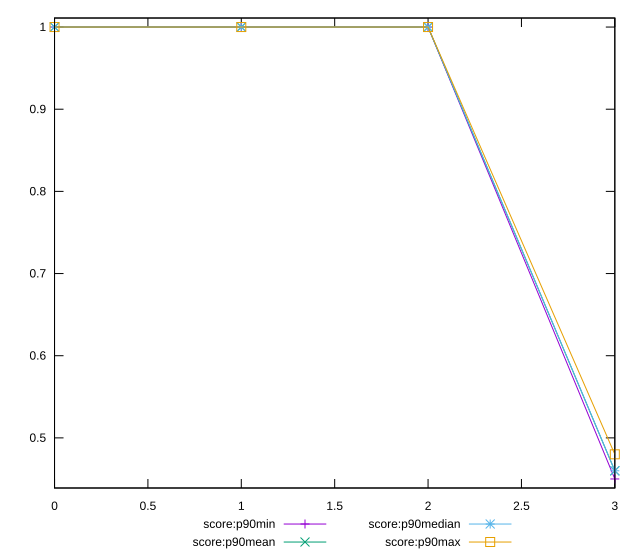

gnuplot code for this plot:
reset

$scoreP90Min <<EOF
0 1
1 1
2 1
3 0.45
EOF

$scoreP90Mean <<EOF
0 1
1 1
2 1
3 0.4598936170212768
EOF

$scoreP90Median <<EOF
0 1
1 1
2 1
3 0.46
EOF

$scoreP90Max <<EOF
0 1
1 1
2 1
3 0.48
EOF

set key outside below
set xrange [0:3]
set yrange [0.439:1.011]
set trange [0.439:1.011]
set terminal svg size 640, 560 enhanced background rgb 'white'
set output "reports/report_00032_2021-02-25T10-28-15.087Z/first-cpu-idle/progression/score.svg"

plot $scoreP90Min title "score:p90min" with linespoints, \
     $scoreP90Mean title "score:p90mean" with linespoints, \
     $scoreP90Median title "score:p90median" with linespoints, \
     $scoreP90Max title "score:p90max" with linespoints

reset
